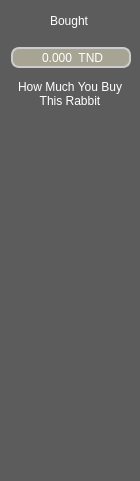
    <widget class="QFrame" name="Bought">
     <property name="geometry">
      <rect>
       <x>355</x>
       <y>188</y>
       <width>140</width>
       <height>481</height>
      </rect>
     </property>
     <property name="minimumSize">
      <size>
       <width>140</width>
       <height>481</height>
      </size>
     </property>
     <property name="maximumSize">
      <size>
       <width>140</width>
       <height>481</height>
      </size>
     </property>
     <property name="styleSheet">
      <string notr="true">QWidget{
	background-color: #5C5C5C;
	color: rgb(255, 255, 255);
	font: 75 18pt &quot;Acme&quot;;
	border: none;
	border-style: outset;
}</string>
     </property>
     <property name="frameShape">
      <enum>QFrame::StyledPanel</enum>
     </property>
     <property name="frameShadow">
      <enum>QFrame::Raised</enum>
     </property>
     <widget class="QLabel" name="Rabbit_Bought_Label">
      <property name="geometry">
       <rect>
        <x>50</x>
        <y>10</y>
        <width>80</width>
        <height>21</height>
       </rect>
      </property>
      <property name="minimumSize">
       <size>
        <width>80</width>
        <height>21</height>
       </size>
      </property>
      <property name="maximumSize">
       <size>
        <width>80</width>
        <height>21</height>
       </size>
      </property>
      <property name="styleSheet">
       <string notr="true">QLabel {
border: none;
background-color: rgba(0, 0, 0, 0);
color: rgb(255, 255, 255);
font: 75 13pt &quot;Acme&quot;;
}</string>
      </property>
      <property name="text">
       <string>Bought</string>
      </property>
     </widget>
     <widget class="QLabel" name="Rabbit_Bought_Icon">
      <property name="geometry">
       <rect>
        <x>24</x>
        <y>10</y>
        <width>21</width>
        <height>21</height>
       </rect>
      </property>
      <property name="minimumSize">
       <size>
        <width>21</width>
        <height>21</height>
       </size>
      </property>
      <property name="maximumSize">
       <size>
        <width>21</width>
        <height>21</height>
       </size>
      </property>
      <property name="styleSheet">
       <string notr="true">border: none;
background-color: rgba(0, 0, 0, 0);
color: rgb(255, 255, 255);
font: 75 18pt &quot;Acme&quot;;</string>
      </property>
      <property name="text">
       <string/>
      </property>
      <property name="pixmap">
       <pixmap resource="resources.qrc">:/Icons/TND_White.png</pixmap>
      </property>
      <property name="scaledContents">
       <bool>true</bool>
      </property>
      <property name="alignment">
       <set>Qt::AlignCenter</set>
      </property>
     </widget>
     <widget class="QLabel" name="Bought_Infos">
      <property name="geometry">
       <rect>
        <x>10</x>
        <y>80</y>
        <width>120</width>
        <height>361</height>
       </rect>
      </property>
      <property name="minimumSize">
       <size>
        <width>120</width>
        <height>361</height>
       </size>
      </property>
      <property name="maximumSize">
       <size>
        <width>120</width>
        <height>361</height>
       </size>
      </property>
      <property name="styleSheet">
       <string notr="true">QLabel {border: none;
background-color: rgba(0, 0, 0, 0);
color: rgbrgb(0, 174, 255);
font: 75 13pt &quot;Acme&quot;;
}</string>
      </property>
      <property name="text">
       <string>How Much You Buy This Rabbit</string>
      </property>
      <property name="alignment">
       <set>Qt::AlignHCenter|Qt::AlignTop</set>
      </property>
      <property name="wordWrap">
       <bool>true</bool>
      </property>
     </widget>
     <widget class="QDoubleSpinBox" name="Bought_Input">
      <property name="geometry">
       <rect>
        <x>11</x>
        <y>47</y>
        <width>120</width>
        <height>21</height>
       </rect>
      </property>
      <property name="minimumSize">
       <size>
        <width>120</width>
        <height>21</height>
       </size>
      </property>
      <property name="maximumSize">
       <size>
        <width>120</width>
        <height>21</height>
       </size>
      </property>
      <property name="styleSheet">
       <string notr="true">QDoubleSpinBox {
	background-color:rgb(167, 164, 147);
	padding-left: 5px;
	border: 2px solid #ccc;
	border-radius: 8px;
	background-repeat: no-repeat;
	background-position: left center;
	font: 75 13pt &quot;Acme&quot;;
}</string>
      </property>
      <property name="wrapping">
       <bool>false</bool>
      </property>
      <property name="alignment">
       <set>Qt::AlignCenter</set>
      </property>
      <property name="buttonSymbols">
       <enum>QAbstractSpinBox::NoButtons</enum>
      </property>
      <property name="accelerated">
       <bool>true</bool>
      </property>
      <property name="prefix">
       <string/>
      </property>
      <property name="suffix">
       <string>  TND</string>
      </property>
      <property name="decimals">
       <number>3</number>
      </property>
      <property name="maximum">
       <double>9999.989999999999782</double>
      </property>
      <property name="singleStep">
       <double>0.500000000000000</double>
      </property>
     </widget>
    </widget>
